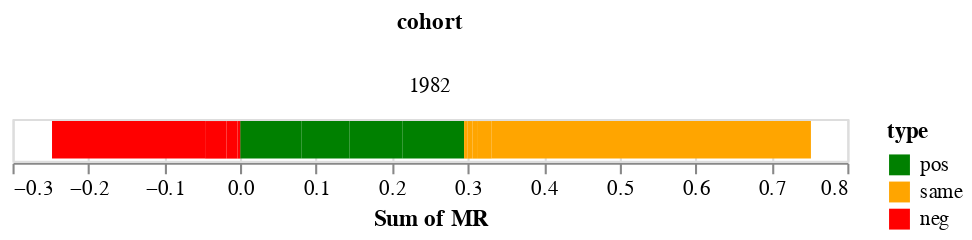

This figure's notebook cell:
### Code cell
color_scale = alt.Scale(
    domain=["pos","same","neg"],
    range=["green","orange","red"]
)

color_scale1 = alt.Scale(
    range=["greens","oranges","reds"]
)

bar_chart = alt.Chart(s).mark_bar().encode(
    column = "cohort",
    x = "sum(MR):Q",
    color = alt.Color('type:N',scale=color_scale),
    tooltip=[alt.Tooltip("sum(MR_abs)"),alt.Tooltip('p')]
)



bar_chart

### Figure 1 — Vega-Lite specification as saved in the notebook (floating-point values rounded to 4 significant figures)
{"config": {"view": {"continuousWidth": 400, "continuousHeight": 300}}, "data": {"name": "data-19c2f7a626ee57617f709b8541be2e09"}, "mark": "bar", "encoding": {"color": {"type": "nominal", "field": "type", "scale": {"domain": ["pos", "same", "neg"], "range": ["green", "orange", "red"]}}, "column": {"type": "quantitative", "field": "cohort"}, "tooltip": [{"type": "quantitative", "aggregate": "sum", "field": "MR_abs"}, {"type": "quantitative", "field": "p"}], "x": {"type": "quantitative", "aggregate": "sum", "field": "MR"}}, "$schema": "https://vega.github.io/schema/vega-lite/v4.8.1.json", "datasets": {"data-19c2f7a626ee57617f709b8541be2e09": [{"p": 1, "k": 2, "MR": 0.08051, "cohort": 1982, "type": "pos", "MR_abs": 8.05}, {"p": 2, "k": 3, "MR": 0.06331, "cohort": 1982, "type": "pos", "MR_abs": 6.33}, {"p": 3, "k": 4, "MR": 0.07032, "cohort": 1982, "type": "pos", "MR_abs": 7.03}, {"p": 4, "k": 5, "MR": 0.08088, "cohort": 1982, "type": "pos", "MR_abs": 8.09}, {"p": 1, "k": 2, "MR": 0.004342, "cohort": 1982, "type": "same", "MR_abs": 0.43}, {"p": 2, "k": 3, "MR": 0.006517, "cohort": 1982, "type": "same", "MR_abs": 0.65}, {"p": 3, "k": 4, "MR": 0.006236, "cohort": 1982, "type": "same", "MR_abs": 0.62}, {"p": 4, "k": 5, "MR": 0.01928, "cohort": 1982, "type": "same", "MR_abs": 1.93}, {"p": 5, "k": 1, "MR": 0.4206, "cohort": 1982, "type": "same", "MR_abs": 42.06}, {"p": 2, "k": 3, "MR": -0.003479, "cohort": 1982, "type": "neg", "MR_abs": 0.35}, {"p": 3, "k": 4, "MR": -0.01473, "cohort": 1982, "type": "neg", "MR_abs": 1.47}, {"p": 4, "k": 5, "MR": -0.02804, "cohort": 1982, "type": "neg", "MR_abs": 2.8}, {"p": 5, "k": 1, "MR": -0.2017, "cohort": 1982, "type": "neg", "MR_abs": 20.17}]}}
